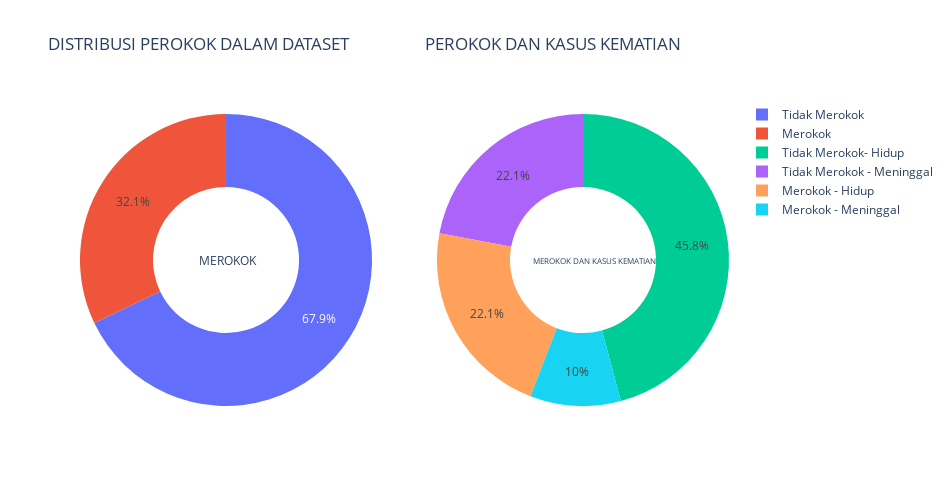

The code cell stored with this chart in its notebook:
### Markdown cell above
Dari subplot di atas dapat disimpulkan bahwa dalam data diatas, sebanyak 64.9% adalah orang yang TIDAK HIPERTENSI atau tidak memiliki tekanan darah tinggi (di antaranya 45,8% orang masih tetap hidup dan 19,1% orang yang meninggal) dan sebanyak 35.1% orang memiliki HIPERTENSI (di antaranya 22,1% orang masih tetap hidup dan 13% orang yang meninggal).

### Code cell
d1 = data[(data["DEATH_EVENT"]==0) & (data["smoking"]==0)]
d2 = data[(data["DEATH_EVENT"]==1) & (data["smoking"]==0)]
d3 = data[(data["DEATH_EVENT"]==0) & (data["smoking"]==1)]
d4 = data[(data["DEATH_EVENT"]==1) & (data["smoking"]==1)]

label1 = ["Tidak Merokok","Merokok"]
label2 = ['Tidak Merokok- Hidup','Tidak Merokok - Meninggal', "Merokok - Hidup", "Merokok - Meninggal"]
values1 = [(len(d1)+len(d2)), (len(d3)+len(d4))]
values2 = [len(d1),len(d2),len(d3),len(d4)]

# Create subplots: use 'domain' type for Pie subplot
fig = make_subplots(rows=1, cols=2, specs=[[{'type':'domain'}, {'type':'domain'}]])
fig.add_trace(go.Pie(labels=label1, values=values1, name="SMOKING"),
              1, 1)
fig.add_trace(go.Pie(labels=label2, values=values2, name="SMOKING VS DEATH_EVENT"),
              1, 2)

# Use `hole` to create a donut-like pie chart
fig.update_traces(hole=.5, hoverinfo="label+percent")

fig.update_layout(
    title_text="DISTRIBUSI PEROKOK DALAM DATASET \
                  PEROKOK DAN KASUS KEMATIAN",
    # Add annotations in the center of the donut pies.
    annotations=[dict(text='MEROKOK', x=0.18, y=0.5, font_size=12, showarrow=False),
                 dict(text='MEROKOK DAN KASUS KEMATIAN', x=0.89, y=0.5, font_size=8, showarrow=False)],
    autosize=False,width=950, height=500, paper_bgcolor="white")
fig.show()

### Figure 1 — Plotly figure (JSON) as saved in the notebook; plotly's stock layout.template omitted (floating-point values rounded to 4 significant figures)
{"data": [{"domain": {"x": [0, 0.45], "y": [0, 1]}, "hole": 0.5, "hoverinfo": "label+percent", "labels": ["Tidak Merokok", "Merokok"], "name": "SMOKING", "type": "pie", "values": [203, 96]}, {"domain": {"x": [0.55, 1], "y": [0, 1]}, "hole": 0.5, "hoverinfo": "label+percent", "labels": ["Tidak Merokok- Hidup", "Tidak Merokok - Meninggal", "Merokok - Hidup", "Merokok - Meninggal"], "name": "SMOKING VS DEATH_EVENT", "type": "pie", "values": [137, 66, 66, 30]}], "layout": {"annotations": [{"font": {"size": 12}, "showarrow": false, "text": "MEROKOK", "x": 0.18, "y": 0.5}, {"font": {"size": 8}, "showarrow": false, "text": "MEROKOK DAN KASUS KEMATIAN", "x": 0.89, "y": 0.5}], "autosize": false, "height": 500, "paper_bgcolor": "white", "title": {"text": "DISTRIBUSI PEROKOK DALAM DATASET                   PEROKOK DAN KASUS KEMATIAN"}, "width": 950}}
